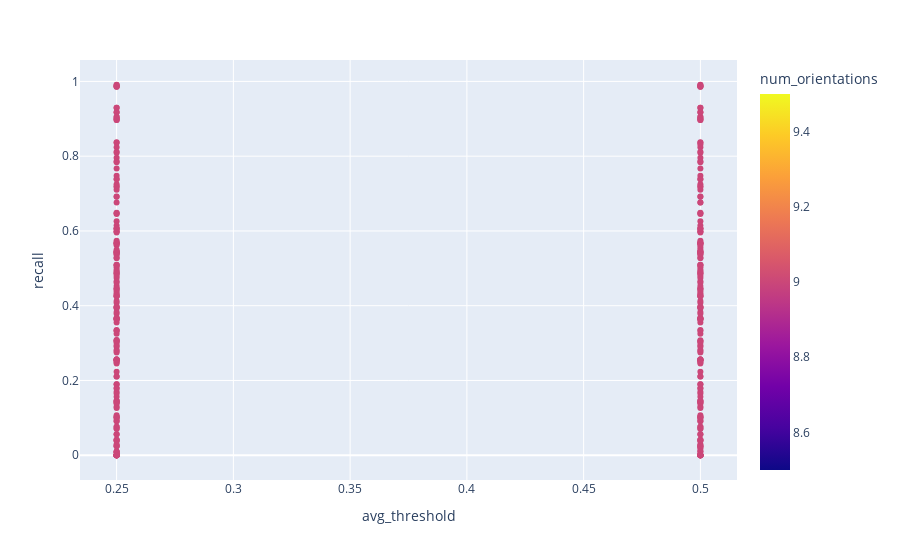
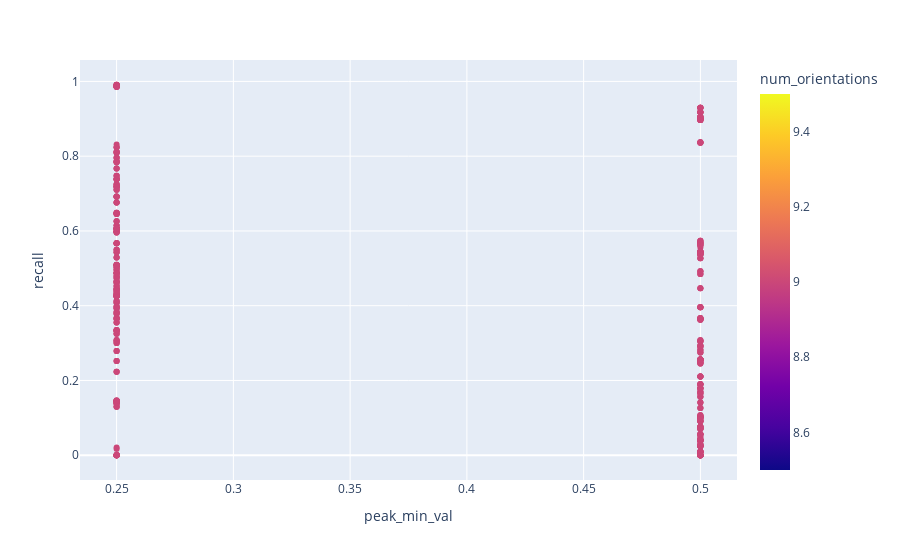
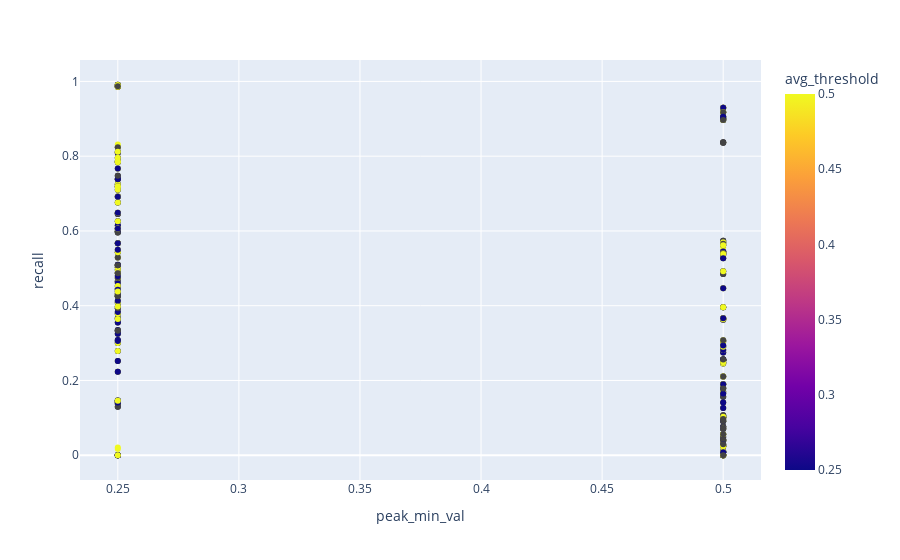
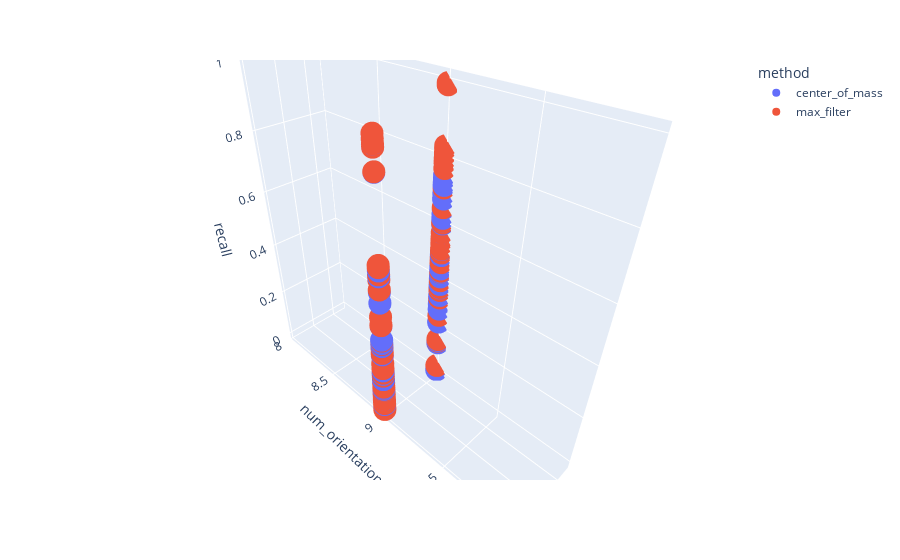

Notebook code cell kept with these figures, in order:
### Code cell
import plotly.express as px

df['num_orientations'] = df.z_num + df.y_num + df.z_num


# Filter rows where 'y_hat' contains a specific substring, e.g., 'flammula'
#filtered_df = df[df['y_path'].str.contains('dampieri', na=False)]
#filtered_df = df[df['y_path'].str.contains('flammula', na=False)]
filtered_df = df


fig = px.scatter(filtered_df, x='avg_threshold', y='recall',
              color='num_orientations')
fig.show()

fig = px.scatter(filtered_df, x='peak_min_val', y='recall',
              color='num_orientations')
fig.show()

fig = px.scatter(filtered_df, x='peak_min_val', y='recall',
              color='avg_threshold')
fig.show()

fig = px.scatter_3d(filtered_df, x='peak_min_val', y='num_orientations', z='recall',
              color='method')

fig.show()

fig = px.scatter_3d(filtered_df, x='avg_threshold', y='num_orientations', z='recall',
              color='method')

fig.show()

fig = px.scatter_3d(df, x='avg_threshold', y='num_orientations', z='recall',
              color='y_path')

fig.show()

fig = px.scatter_3d(df, x='peak_min_val', y='num_orientations', z='recall',
              color='y_path')

fig.show()

### Figure 1 — Plotly figure (JSON) as saved in the notebook; plotly's stock layout.template omitted (floating-point values rounded to 4 significant figures; data arrays with more than 128 entries replaced by an {"elided": "..."} marker saying what was removed)
{"data": [{"hovertemplate": "avg_threshold=%{x}<br>recall=%{y}<br>num_orientations=%{marker.color}<extra></extra>", "legendgroup": "", "marker": {"color": {"elided": "540 int values"}, "coloraxis": "coloraxis", "symbol": "circle"}, "mode": "markers", "name": "", "orientation": "v", "showlegend": false, "type": "scatter", "x": {"elided": "540 float values"}, "xaxis": "x", "y": {"elided": "540 float values"}, "yaxis": "y"}], "layout": {"autosize": true, "coloraxis": {"colorbar": {"title": {"text": "num_orientations"}}, "colorscale": [[0, "#0d0887"], [0.1111, "#46039f"], [0.2222, "#7201a8"], [0.3333, "#9c179e"], [0.4444, "#bd3786"], [0.5556, "#d8576b"], [0.6667, "#ed7953"], [0.7778, "#fb9f3a"], [0.8889, "#fdca26"], [1, "#f0f921"]]}, "legend": {"tracegroupgap": 0}, "margin": {"t": 60}, "xaxis": {"anchor": "y", "autorange": true, "domain": [0, 1], "range": [0.2347, 0.5153], "title": {"text": "avg_threshold"}, "type": "linear"}, "yaxis": {"anchor": "x", "autorange": true, "domain": [0, 1], "range": [-0.07674, 1.068], "title": {"text": "recall"}, "type": "linear"}}}

### Figure 2 — Plotly figure (JSON) as saved in the notebook; plotly's stock layout.template omitted (floating-point values rounded to 4 significant figures; data arrays with more than 128 entries replaced by an {"elided": "..."} marker saying what was removed)
{"data": [{"hovertemplate": "peak_min_val=%{x}<br>recall=%{y}<br>num_orientations=%{marker.color}<extra></extra>", "legendgroup": "", "marker": {"color": {"elided": "540 int values"}, "coloraxis": "coloraxis", "symbol": "circle"}, "mode": "markers", "name": "", "orientation": "v", "showlegend": false, "type": "scatter", "x": {"elided": "540 float values"}, "xaxis": "x", "y": {"elided": "540 float values"}, "yaxis": "y"}], "layout": {"autosize": true, "coloraxis": {"colorbar": {"title": {"text": "num_orientations"}}, "colorscale": [[0, "#0d0887"], [0.1111, "#46039f"], [0.2222, "#7201a8"], [0.3333, "#9c179e"], [0.4444, "#bd3786"], [0.5556, "#d8576b"], [0.6667, "#ed7953"], [0.7778, "#fb9f3a"], [0.8889, "#fdca26"], [1, "#f0f921"]]}, "legend": {"tracegroupgap": 0}, "margin": {"t": 60}, "xaxis": {"anchor": "y", "autorange": true, "domain": [0, 1], "range": [0.2347, 0.5153], "title": {"text": "peak_min_val"}, "type": "linear"}, "yaxis": {"anchor": "x", "autorange": true, "domain": [0, 1], "range": [-0.07674, 1.068], "title": {"text": "recall"}, "type": "linear"}}}

### Figure 3 — Plotly figure (JSON) as saved in the notebook; plotly's stock layout.template omitted (floating-point values rounded to 4 significant figures; data arrays with more than 128 entries replaced by an {"elided": "..."} marker saying what was removed)
{"data": [{"hovertemplate": "peak_min_val=%{x}<br>recall=%{y}<br>avg_threshold=%{marker.color}<extra></extra>", "legendgroup": "", "marker": {"color": {"elided": "540 float values"}, "coloraxis": "coloraxis", "symbol": "circle"}, "mode": "markers", "name": "", "orientation": "v", "showlegend": false, "type": "scatter", "x": {"elided": "540 float values"}, "xaxis": "x", "y": {"elided": "540 float values"}, "yaxis": "y"}], "layout": {"autosize": true, "coloraxis": {"colorbar": {"title": {"text": "avg_threshold"}}, "colorscale": [[0, "#0d0887"], [0.1111, "#46039f"], [0.2222, "#7201a8"], [0.3333, "#9c179e"], [0.4444, "#bd3786"], [0.5556, "#d8576b"], [0.6667, "#ed7953"], [0.7778, "#fb9f3a"], [0.8889, "#fdca26"], [1, "#f0f921"]]}, "legend": {"tracegroupgap": 0}, "margin": {"t": 60}, "xaxis": {"anchor": "y", "autorange": true, "domain": [0, 1], "range": [0.2348, 0.5152], "title": {"text": "peak_min_val"}, "type": "linear"}, "yaxis": {"anchor": "x", "autorange": true, "domain": [0, 1], "range": [-0.07674, 1.068], "title": {"text": "recall"}, "type": "linear"}}}

### Figure 4 — Plotly figure (JSON) as saved in the notebook; plotly's stock layout.template omitted (floating-point values rounded to 4 significant figures; data arrays with more than 128 entries replaced by an {"elided": "..."} marker saying what was removed)
{"data": [{"hovertemplate": "method=center_of_mass<br>peak_min_val=%{x}<br>num_orientations=%{y}<br>recall=%{z}<extra></extra>", "legendgroup": "center_of_mass", "marker": {"color": "#636efa", "symbol": "circle"}, "mode": "markers", "name": "center_of_mass", "scene": "scene", "showlegend": true, "type": "scatter3d", "x": {"elided": "270 float values"}, "y": {"elided": "270 int values"}, "z": {"elided": "270 float values"}}, {"hovertemplate": "method=max_filter<br>peak_min_val=%{x}<br>num_orientations=%{y}<br>recall=%{z}<extra></extra>", "legendgroup": "max_filter", "marker": {"color": "#EF553B", "symbol": "circle"}, "mode": "markers", "name": "max_filter", "scene": "scene", "showlegend": true, "type": "scatter3d", "x": {"elided": "270 float values"}, "y": {"elided": "270 int values"}, "z": {"elided": "270 float values"}}], "layout": {"autosize": true, "legend": {"title": {"text": "method"}, "tracegroupgap": 0}, "margin": {"t": 60}, "scene": {"aspectmode": "auto", "aspectratio": {"x": 0.398, "y": 1.592, "z": 1.578}, "domain": {"x": [0, 1], "y": [0, 1]}, "xaxis": {"title": {"text": "peak_min_val"}, "type": "linear"}, "yaxis": {"title": {"text": "num_orientations"}, "type": "linear"}, "zaxis": {"title": {"text": "recall"}, "type": "linear"}}}}
